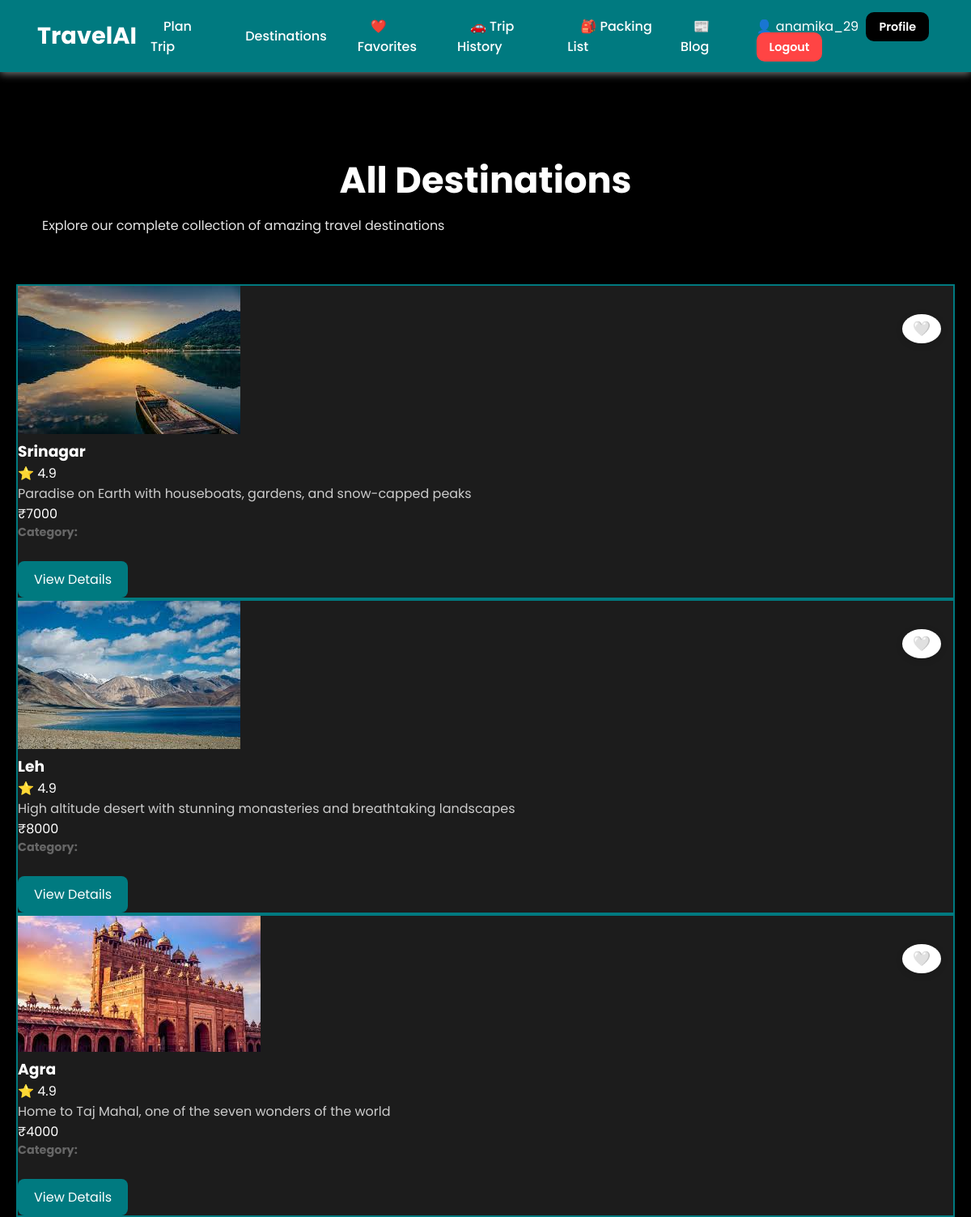
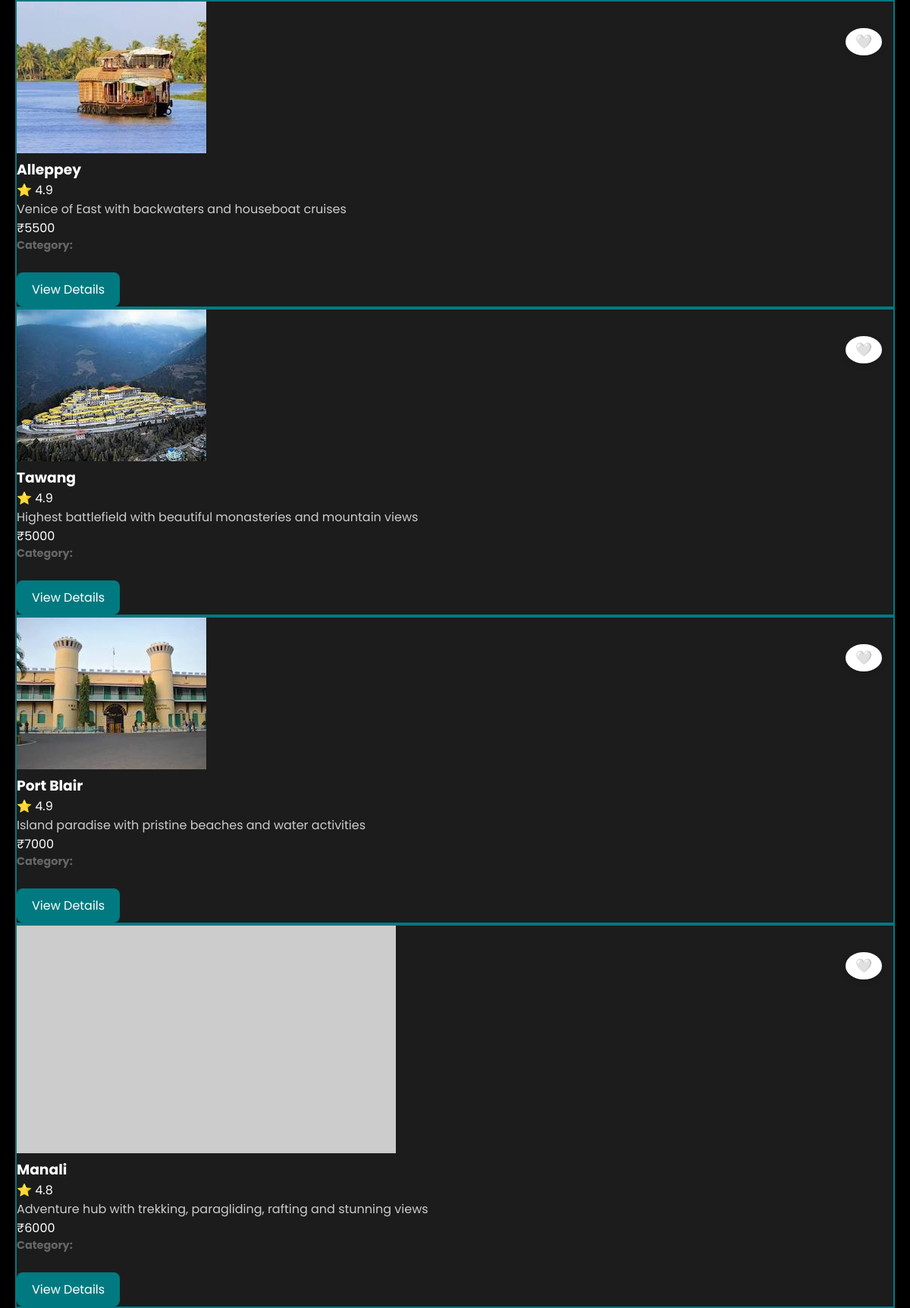
The page /destinations (signed in, upper part) on the database its author committed (2 pictures, top to bottom).
### tables this page shows
CREATE TABLE destinations (
    id INTEGER PRIMARY KEY AUTOINCREMENT,
    name TEXT NOT NULL UNIQUE,
    state TEXT NOT NULL,
    category TEXT NOT NULL,
    best_season TEXT,
    cost_per_day INTEGER,
    description TEXT,
    attractions TEXT,
    image_url TEXT,
    rating REAL DEFAULT 4.5,
    temperature TEXT,
    how_to_reach TEXT,
    nearby_cities TEXT,
    created_at TIMESTAMP DEFAULT CURRENT_TIMESTAMP
);

### app.py (the view)
@app.route("/destinations")
def destinations():
    conn = get_db()
    cur = conn.cursor()
    category = request.args.get("category", "")
    search = request.args.get("search", "")
    sort = request.args.get("sort", "rating")
    if category:
        cur.execute("SELECT * FROM destinations WHERE category=? ORDER BY " + sort + " DESC", (category,))
    elif search:
        search_term = f"%{search}%"
        cur.execute("SELECT * FROM destinations WHERE name LIKE ? OR description LIKE ? OR state LIKE ? ORDER BY " + sort + " DESC",
                   (search_term, search_term, search_term))
    else:
        cur.execute("SELECT * FROM destinations ORDER BY " + sort + " DESC")
    destinations = cur.fetchall()
    cur.execute("SELECT DISTINCT category FROM destinations ORDER BY category")
    categories = [row[0] for row in cur.fetchall()]
    conn.close()
    user = session.get("user")
    user_email = session.get("user_email", "")
    return render_template("destinations.html", user=user, destinations=destinations,
                         categories=categories, selected_category=category, search=search, user_email=user_email)

### app.py (called while the page is built)
def get_db():
    conn = sqlite3.connect(DB_PATH)
    conn.row_factory = sqlite3.Row
    return conn

### templates/destinations.html (shortened to what this page needs)
{% extends "base.html" %}
{% block content %}
<section class="hero" style="padding: 60px 2rem;">
    <h1>All Destinations</h1>
    <p>Explore our complete collection of amazing travel destinations</p>
</section>
<section class="container mt-40 mb-40">
    <div class="destinations-grid">
        {% for dest in destinations %}
        <div class="destination-card">
            <button class="favorite-btn" onclick="toggleFavorite({{ dest.id }}, this)" title="Add to favorites">🤍</button>
            <img src="{{ dest.image_url }}" alt="{{ dest.name }}" onerror="this.src='https://via.placeholder.com/500x300?text={{ dest.name }}'">
            <div class="card-content">
                <h3>{{ dest.name }}</h3>
                <div class="card-meta">
                    <span class="card-rating">⭐ {{ dest.rating }}</span>
                </div>
                <p>{{ dest.description }}</p>
                <div class="card-price">₹{{ dest.cost_per_day }}</div>
                <div style="color: #666; font-size: 0.9rem; margin-bottom: 15px;">
                    <strong>Category:</strong> {{ dest.type | capitalize }}
                </div>
                <a href="/destination/{{ dest.id }}" class="btn-explore" style="display: inline-block; padding: 10px 20px; background: #007a80; color: white; text-decoration: none; border-radius: 8px; margin-top: 10px;">View Details</a>
            </div>
        </div>
        {% endfor %}
    </div>
</section>
{% endblock %}

### static/style.css (style rules this page uses)
* { box-sizing: border-box; margin: 0; padding: 0; }
body { font-family: 'Poppins', sans-serif; background: #000000; color: #ffffff; min-height: 100vh; }
h1, h2 { color: #fcfefe; text-align: center; }
h3 { color: #ffffff; }
button, .btn { margin-top: 20px; padding: 12px 24px; background: #007a80; color: #ffffff; border: none; border-radius: 10px; font-weight: 600; cursor: pointer; transition: 0.3s; }
.destination-card { background: #1c1c1c; border: 2px solid #007a80; }
.destination-card p { color: #cccccc; }
p, span, div { color: #ffffff; }

### templates/destinations.html (style rules this page uses)
.hero h1 { color: white; margin: 0; font-size: 2.8rem; }
.hero p { color: rgba(255, 255, 255, 0.9); margin: 10px 0 0 0; }
.favorite-btn { position: absolute; top: 15px; right: 15px; width: 36px; height: 36px; background: white; border: none; border-radius: 50%; cursor: pointer; display: flex; align-items: center; justify-content: center; font-size: 18px; transition: all 0.3s ease; box-shadow: 0 2px 8px rgba(0, 0, 0, 0.15); z-index: 10; }
.destination-card { position: relative; }

### rows shown on the page
destinations: image_url (picture), name "Srinagar", rating "4.9", description "Paradise on Earth with houseboats, gardens, and snow-capped peaks", cost_per_day "7000"
destinations: image_url (picture), name "Leh", rating "4.9", description "High altitude desert with stunning monasteries and breathtaking landscapes", cost_per_day "8000"
destinations: image_url (picture), name "Agra", rating "4.9", description "Home to Taj Mahal, one of the seven wonders of the world", cost_per_day "4000"
destinations: image_url (picture), name "Alleppey", rating "4.9", description "Venice of East with backwaters and houseboat cruises", cost_per_day "5500"
destinations: image_url (picture), name "Tawang", rating "4.9", description "Highest battlefield with beautiful monasteries and mountain views", cost_per_day "5000"
destinations: image_url (picture), name "Port Blair", rating "4.9", description "Island paradise with pristine beaches and water activities", cost_per_day "7000"
destinations: name "Manali", rating "4.8", description "Adventure hub with trekking, paragliding, rafting and stunning views", cost_per_day "6000"

### other values the page prints
{{ user }} "anamika_29"
